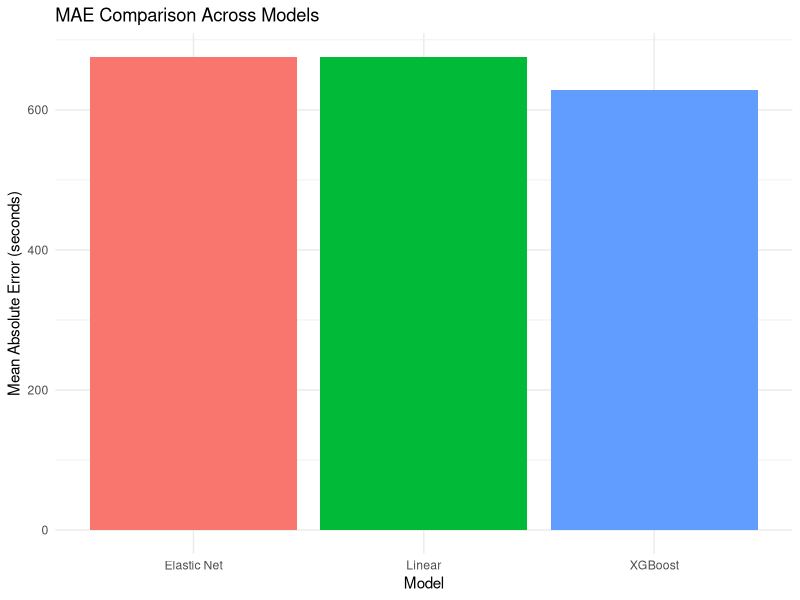
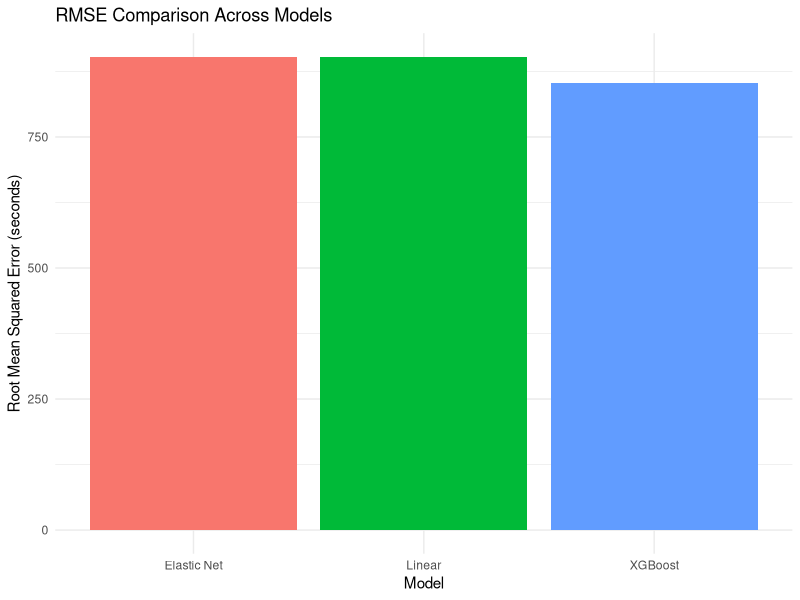
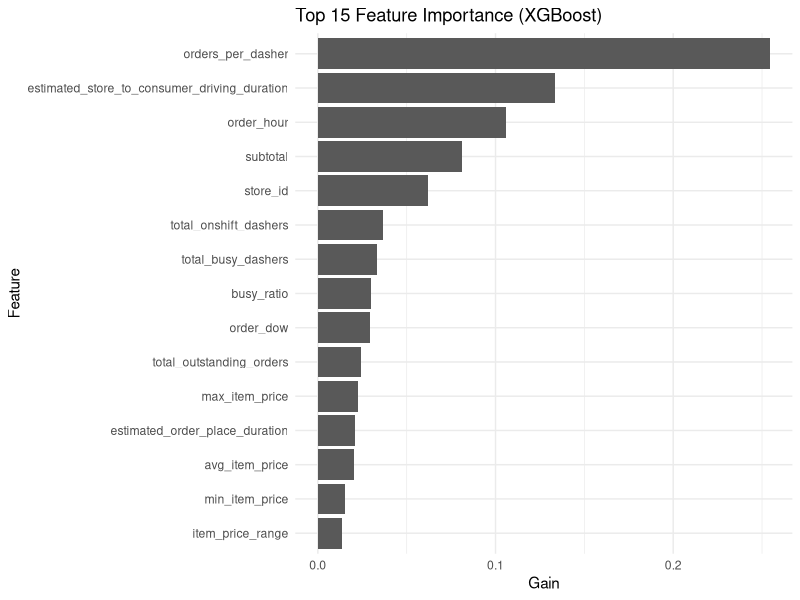
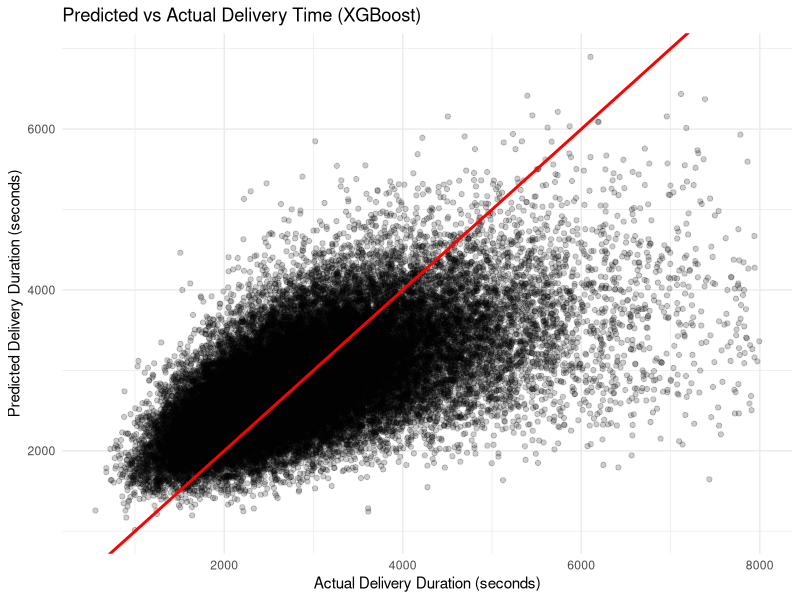

Write the R code that produced these figures, in order.
## ---- chunk 1
library(ggplot2)

# Load saved performance metrics
model_results <- read.csv("outputs/model_results.csv")

# Display table
model_results
## ---- chunk 2
# MAE comparison
ggplot(model_results, aes(x = Model, y = MAE, fill = Model)) +
  geom_bar(stat = "identity") +
  theme_minimal() +
  labs(title = "MAE Comparison Across Models",
       y = "Mean Absolute Error (seconds)") +
  theme(legend.position = "none")

## ---- chunk 3
# RMSE comparison
ggplot(model_results, aes(x = Model, y = RMSE, fill = Model)) +
  geom_bar(stat = "identity") +
  theme_minimal() +
  labs(title = "RMSE Comparison Across Models",
       y = "Root Mean Squared Error (seconds)") +
  theme(legend.position = "none")

## ---- chunk 4
# Load saved importance
importance <- read.csv("outputs/feature_importance.csv")

head(importance, 10)
## ---- chunk 5
# Plot top 15 features
top15 <- importance[1:15, ]

ggplot(top15, aes(x = reorder(Feature, Gain), y = Gain)) +
  geom_bar(stat = "identity") +
  coord_flip() +
  theme_minimal() +
  labs(title = "Top 15 Feature Importance (XGBoost)",
       x = "Feature",
       y = "Gain")
## ---- chunk 6
library(ggplot2)

predictions <- read.csv("outputs/test_predictions.csv")

ggplot(predictions, aes(x = actual, y = predicted)) +
  geom_point(alpha = 0.2) +
  geom_abline(slope = 1, intercept = 0, color = "red", linewidth = 1) +
  theme_minimal() +
  labs(
    title = "Predicted vs Actual Delivery Time (XGBoost)",
    x = "Actual Delivery Duration (seconds)",
    y = "Predicted Delivery Duration (seconds)"
  )
